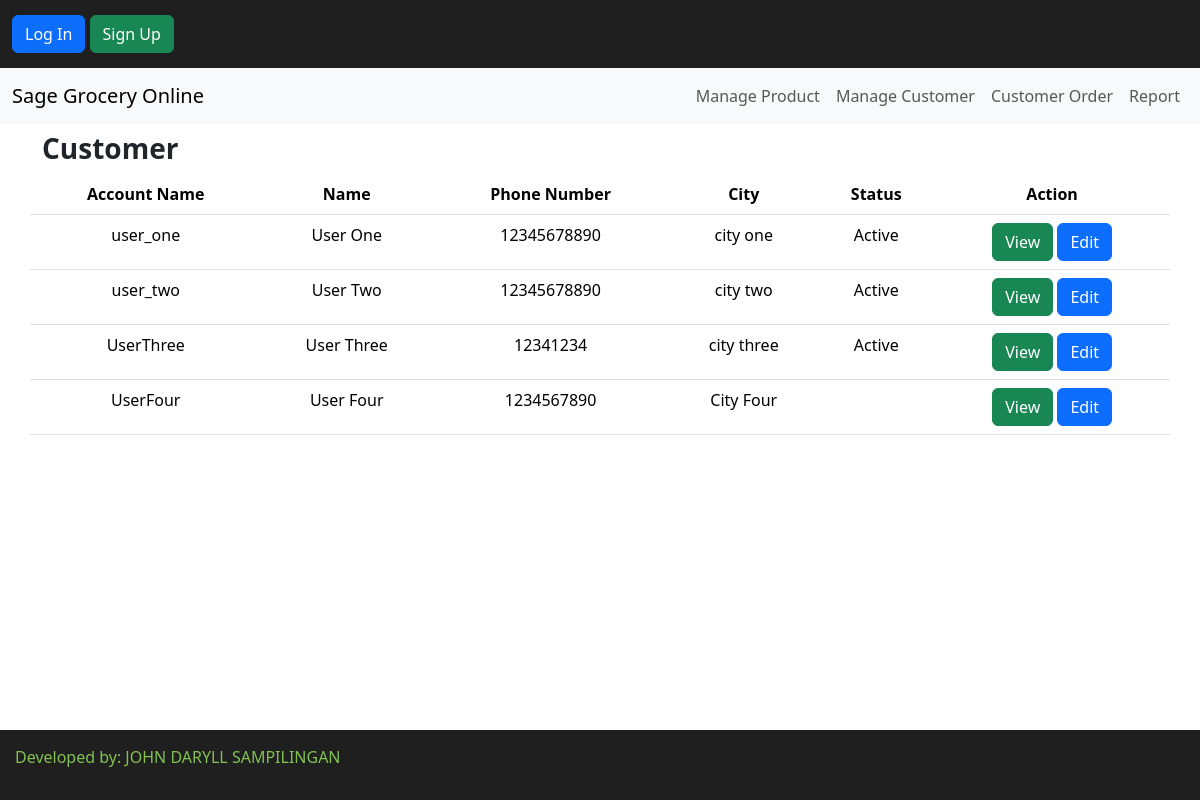
Screenshot of /admin/customer.php with the database file from the repository.
### tables this page shows
CREATE TABLE `users` (
  `id` int(11) NOT NULL,
  `username` varchar(150) NOT NULL,
  `email` varchar(150) NOT NULL,
  `firstname` varchar(150) NOT NULL,
  `lastname` varchar(150) NOT NULL,
  `phone` varchar(150) NOT NULL,
  `address` varchar(150) NOT NULL,
  `city` varchar(150) NOT NULL,
  `zipcode` varchar(150) NOT NULL,
  `usertype` varchar(150) NOT NULL,
  `password` varchar(150) NOT NULL,
  `status` varchar(150) NOT NULL
);

### admin/customer.php (the view, shortened to what this page needs)
<?php
include('header.php');
$customers = $db->query("SELECT * FROM users WHERE usertype = 'user'");
?>
<div class="container">
    <div class="row">
        <h3><b>Customer</b></h3>
        <table class="table table-responsive text-center">
            <thead>
                <tr>
                    <th scope="col">Account Name</th>
                    <th scope="col">Name</th>
                    <th scope="col">Phone Number</th>
                    <th scope="col">City</th>
                    <th scope="col">Status</th>
                    <th scope="col">Action</th>
                </tr>
            </thead>
            <tbody>
            <?php while ($customer = $customers->fetch_assoc()) { ?>
                <tr>
                    <td><?php echo $customer['username'] ?></td>
                    <td><?php echo $customer['firstname'] ?> <?php echo $customer['lastname'] ?></td>
                    <td><?php echo $customer['phone'] ?></td>
                    <td><?php echo $customer['city'] ?></td>
                    <td><?php echo $customer['status'] ?></td>
                    <td>
                        <a class="btn btn-success" href="customer-view.php?id=<?php echo $customer['id'];?>">View</a>
                        <a href="edit-customer.php" class="btn btn-primary">Edit</a>
                    </td>
                </tr>
                <?php } ?>
            </tbody>
        </table>
    </div>
</div>
<?php include('footer.php'); ?>

### assets/style.css (style rules this page uses)
html, body { scrollbar-width: none; scroll-padding-top: 100px; background-image: url("../assets/icons/50perc.jpg"); background-size: cover; background-repeat: no-repeat; }

### rows the page displays
users: username "user_one", firstname "User", lastname "One", phone "12345678890", city "city one", status "Active"
users: username "user_two", firstname "User", lastname "Two", phone "12345678890", city "city two", status "Active"
users: username "UserThree", firstname "User", lastname "Three", phone "12341234", city "city three", status "Active"
users: username "UserFour", firstname "User", lastname "Four", phone "1234567890", city "City Four"
